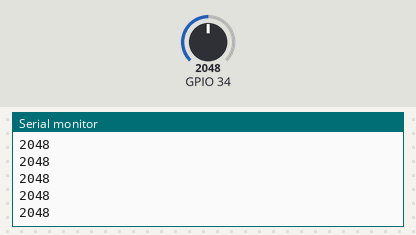
The sketch below on a simulated ESP32. On the bench: the last lines printed to the serial monitor. Inputs (shaded band) come from the test bench; at power-on: GPIO 34 = 2048. WiFi joins after 1.5 s; servers stay silent unless stated.

Above: at 2.7 s.
2.8 s: GPIO 34 set to 2866
At 3.8 s:
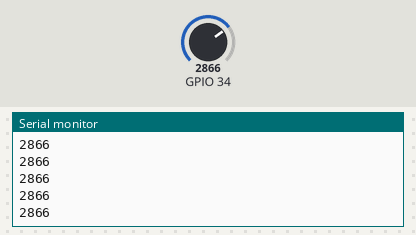
4.3 s: GPIO 34 set to 3603
At 5.0 s:
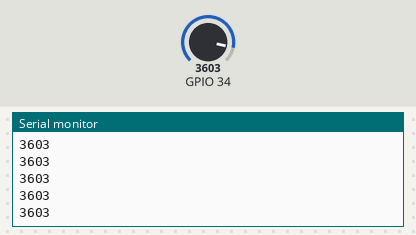
Timing chart, 0 to 7.2 s (numbered marks = the images above; inputs shaded):
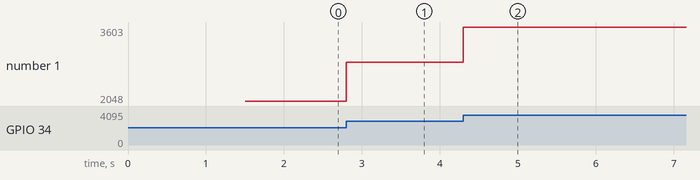

The sketch:

wifi-server-reader.ino
```cpp
#include <WiFi.h>
#include <WiFiClient.h>
#include <WebServer.h>
#include <ESPmDNS.h>

const char* ssid = "TP-Link_37AB";
const char* password = "PASS";

WebServer server(80);

void handleRoot() {
	server.send(200, "text/plain", "Use /13 to monitor 34 pin");
}

void handleNotFound() {
	String message = "File Not Found\n\n";
	message += "URI: ";
	message += server.uri();
	message += "\nMethod: ";
	message += (server.method() == HTTP_GET) ? "GET" : "POST";
	message += "\nArguments: ";
	message += server.args();
	message += "\n";
	for (uint8_t i = 0; i < server.args(); i++) {
		message += " " + server.argName(i) + ": " + server.arg(i) + "\n";
	}
	server.send(404, "text/plain", message);
}

void setup(void) {
	Serial.begin(115200);
	WiFi.mode(WIFI_STA);
	WiFi.begin(ssid, password);
	Serial.println("");

	// Wait for connection
	while (WiFi.status() != WL_CONNECTED) {
		delay(500);
		Serial.print(".");
	}
	Serial.println("");
	Serial.print("Connected to ");
	Serial.println(ssid);
	Serial.print("IP address: ");
	Serial.println(WiFi.localIP());
	if (MDNS.begin("esp32")) {
		Serial.println("MDNS responder started");
	}
	server.on("/", handleRoot);
	server.on("/13", []() {
		int val;
		val=analogRead(34);
		server.send(200, "text/plain", String(val));
	});
	server.onNotFound(handleNotFound);
	server.begin();
	Serial.println("HTTP server started");
}

void loop(void) {
	server.handleClient();
	Serial.println(analogRead(34));
	delay(2);//allow the cpu to switch to other tasks
}
```

Measured:
- after the input at 2.8 s, the serial monitor: prints a new line at once (image 1)
- after the input at 4.3 s, the serial monitor: prints a new line at once (image 2)
- plotted number 1: 2048 → 2866 after the input at 2.8 s, 2866 → 3603 after the input at 4.3 s
